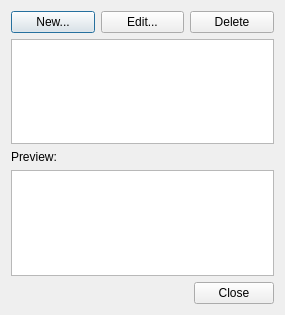
<?xml version="1.0" encoding="UTF-8"?>
<ui version="4.0">
 <class>TemplatesDialog</class>
 <widget class="QDialog" name="TemplatesDialog">
  <property name="geometry">
   <rect>
    <x>0</x>
    <y>0</y>
    <width>285</width>
    <height>315</height>
   </rect>
  </property>
  <property name="windowTitle">
   <string>Edit Templates</string>
  </property>
  <layout class="QGridLayout" name="gridLayout">
   <item row="0" column="0">
    <widget class="QPushButton" name="newBtn">
     <property name="text">
      <string>New...</string>
     </property>
    </widget>
   </item>
   <item row="0" column="1">
    <widget class="QPushButton" name="editBtn">
     <property name="text">
      <string>Edit...</string>
     </property>
    </widget>
   </item>
   <item row="0" column="2">
    <widget class="QPushButton" name="deleteBtn">
     <property name="text">
      <string>Delete</string>
     </property>
    </widget>
   </item>
   <item row="1" column="0" colspan="3">
    <widget class="QListWidget" name="templateList"/>
   </item>
   <item row="2" column="0">
    <widget class="QLabel" name="label">
     <property name="text">
      <string>Preview:</string>
     </property>
    </widget>
   </item>
   <item row="3" column="0" colspan="3">
    <widget class="QPlainTextEdit" name="templateEdit">
     <property name="readOnly">
      <bool>true</bool>
     </property>
    </widget>
   </item>
   <item row="4" column="0" colspan="3">
    <widget class="QDialogButtonBox" name="buttonBox">
     <property name="orientation">
      <enum>Qt::Horizontal</enum>
     </property>
     <property name="standardButtons">
      <set>QDialogButtonBox::Close</set>
     </property>
    </widget>
   </item>
  </layout>
 </widget>
 <resources/>
 <connections>
  <connection>
   <sender>buttonBox</sender>
   <signal>accepted()</signal>
   <receiver>TemplatesDialog</receiver>
   <slot>accept()</slot>
   <hints>
    <hint type="sourcelabel">
     <x>247</x>
     <y>279</y>
    </hint>
    <hint type="destinationlabel">
     <x>157</x>
     <y>274</y>
    </hint>
   </hints>
  </connection>
  <connection>
   <sender>buttonBox</sender>
   <signal>rejected()</signal>
   <receiver>TemplatesDialog</receiver>
   <slot>reject()</slot>
   <hints>
    <hint type="sourcelabel">
     <x>275</x>
     <y>279</y>
    </hint>
    <hint type="destinationlabel">
     <x>284</x>
     <y>274</y>
    </hint>
   </hints>
  </connection>
  <connection>
   <sender>templateList</sender>
   <signal>itemSelectionChanged()</signal>
   <receiver>TemplatesDialog</receiver>
   <slot>refreshTemplatePreview()</slot>
   <hints>
    <hint type="sourcelabel">
     <x>197</x>
     <y>100</y>
    </hint>
    <hint type="destinationlabel">
     <x>282</x>
     <y>81</y>
    </hint>
   </hints>
  </connection>
 </connections>
 <slots>
  <slot>refreshTemplatePreview()</slot>
 </slots>
</ui>
